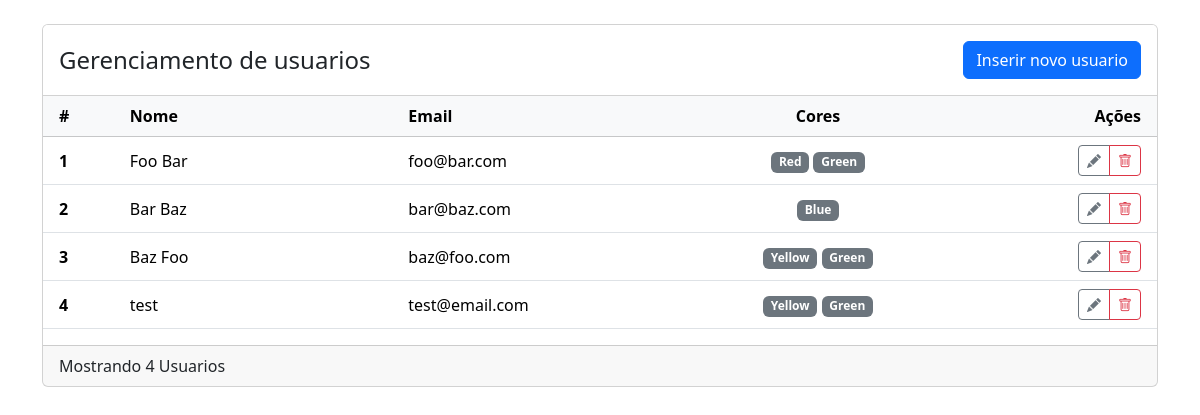
Before: / with the older database file.
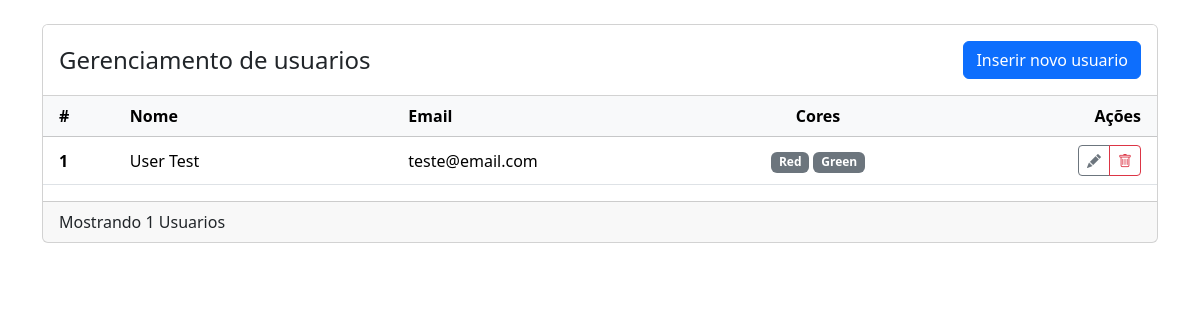
After: the same page with the newer database file.
### tables this page shows
CREATE TABLE users(
    id INTEGER PRIMARY KEY,
    name varchar(100) NOT NULL,
    email varchar(100) NOT NULL
);

CREATE TABLE colors(

    id INTEGER PRIMARY KEY,
    name varchar(50) NOT NULL
);

### src/Domain/Dao/UserDao.php (called while the page is built, shortened)
<?php
class UserDao
{
    private PDO $conn;
    public function __construct(Connection $conn)
    {
        $this->conn = $conn->getConnection();
    }
    public function all(): array
    {
        $sql = "SELECT u.id as userId,
                       c.id AS colorId,
                       u.name AS username,
                       u.email,
                       c.name AS colorname
                FROM users AS u
                LEFT JOIN user_colors AS uc ON u.id = uc.user_id
                LEFT JOIN colors AS c ON uc.color_id = c.id;
                ";
        $stmt = $this->conn->query($sql);
        $data = $stmt->fetchAll();
        return $this->createObj($data);
    }
    private function createObj(array $data): array
    {
        $userList = [];
        foreach ($data as $row) {
            if (!array_key_exists($row['userId'], $userList)) {
                $user = new User($row['username'], $row['email']);
                $user->setId($row['userId']);
                $userList[$row['userId']] = $user;
            }
            if (!empty($row["colorId"]) && !empty($row["colorname"])) {
                $color = new Color($row['colorname']);
                $color->setId($row['colorId']);
                $userList[$row['userId']]->setColor($color);
            }
        }
        return $userList;
    }
}

### src/Core/Database/Connection.php (called while the page is built, shortened)
<?php
class Connection {
    private string $databaseFile;
    private PDO $connection;
    public function __construct()
    {
        $this->databaseFile = realpath(__DIR__ . "/../../../database/db.sqlite");
    }
    private function connect()
    {
        $pdo = new PDO("sqlite:{$this->databaseFile}");
        $pdo->setAttribute(PDO::ATTR_DEFAULT_FETCH_MODE, PDO::FETCH_ASSOC);
        return $this->connection = $pdo;
    }
    public function getConnection()
    {
        return $this->connection ?: $this->connection = $this->connect();
    }
}

### src/Core/Router/Route.php (called while the page is built, shortened)
<?php
class Route
{
    private string $routesKey;
    private array $routes;
    public function __construct(array $routes)
    {
        $this->routes = $routes;
    }
    public function handler(): void
    {
        $pathInfo = parse_url($_SERVER["REQUEST_URI"], PHP_URL_PATH);
        $method = $_SERVER["REQUEST_METHOD"];
        $this->routesKey = "$method|$pathInfo";
    }
    public function dispatch()
    {
        [$class, $method] = $this->routes[$this->routesKey];
        return $class->{$method}();
    }
}

### public/index.php (called while the page is built, shortened)
<?php
$routes = require_once __DIR__ . '/../config/routes.php';
$router = new Route($routes);
$router->dispatch();

### src/Domain/Model/Color.php (called while the page is built, shortened)
<?php
class Color
{
    private ?int $id;
    public function __construct(string|null $colorName = null)
    {
        $this->colorName = $colorName;
    }
    public function getId(): int
    {
        return $this->id;
    }
    public function setId(?int $id): void
    {
        $this->id = $id;
    }
}

### src/Domain/Model/User.php (called while the page is built, shortened)
<?php
class User
{
    private int $id;
    public array $color = [];
    public function __construct(string $name, string $email)
    {
        $this->name = $name;
        $this->email = $email;
    }
    public function setId(int $id): void
    {
        $this->id = $id;
    }
    public function getId(): int
    {
        return $this->id;
    }
    public function getColor(): array
    {
        $colorIdCollection = [];
        foreach ($this->color as $color) {
            $colorIdCollection[$color->getId()] = $color->colorName ?? null;
        }
        return $colorIdCollection;
    }
    public function setColor(Color $color): void
    {
        $this->color[$color->getId()] = $color;
    }
}

### src/Core/TemplateEngine/Renderer.php (called while the page is built, shortened)
<?php
trait Renderer
{
    public function render(string $templateName, array $data = []): false|string
    {
        extract($data);
        require_once self::TEMPLATE_PATH . $templateName;
        return ob_get_clean();
    }
}

### views/home.php (the view, shortened to what this page needs)
<?php require "includes/head.php";
?>
<body >
    <main class="container py-4">
        <div class="card">
            <div class="card-header bg-white d-flex justify-content-between align-items-center py-3">
                <h4 class=" mb-0">Gerenciamento de usuarios</h4>
                <a class="btn btn-primary" href="/insert-user">Inserir novo usuario</a>
            </div>
            <div class="card-body p-0">
                <table class="table table-hover">
                    <thead>
                        <tr class="table-light">
                            <th scope="col" class="ps-3">#</th>
                            <th scope="col">Nome</th>
                            <th scope="col">Email</th>
                            <th scope="col" class="text-center">Cores</th>
                            <th scope="col" class="text-end pe-3">Ações</th>
                        </tr>
                    </thead>
                    <tbody>
                        <?php if (count($users) > 0): ?>
                            <?php foreach ($users as $user): ?>
                                <tr class="align-middle">
                                    <th scope="row" class="ps-3"><?= htmlspecialchars($user->getId()) ?></th>
                                    <td class="w-25"><?= htmlspecialchars($user->name) ?></td>
                                    <td class="w-25"><?= htmlspecialchars($user->email) ?></td>
                                    <td class="w-25 text-center">
                                    <?php foreach ($user->getColor() as $userColor): ?>
                                        <span class="badge bg-secondary"><?= $userColor ?? null; ?></span>
                                    <?php endforeach; ?>
                                    </td>
                                    <td class="text-end pe-3">
                                        <div class="btn-group">
                                            <a href="/update-user?id=<?= htmlspecialchars($user->getId()) ?>" class="btn btn-sm btn-outline-secondary" title="Edit user">
                                                <i class="bi bi-pencil-fill"></i>
                                            </a>
                                            <button type="button" class="btn btn-sm btn-outline-danger delete-btn"
                                                    data-bs-toggle="modal"
                                                    data-bs-target="#<?= htmlspecialchars($user->getId()) ?>"
                                                    title="Delete user">
                                                <i class="bi bi-trash"></i>
                                            </button>
                                        </div>
                                    </td>
                                </tr>
                            <?php endforeach; ?>
                        <?php endif; ?>
                    </tbody>
                </table>
            </div>
            <div class="card-footer pb-0">
                <p class="mb-2">Mostrando <?= count($users) ?> Usuarios</p>
            </div>
        </div>
    </main>
<?php include "includes/end-file.php" ?>

### src/Domain/Controller/UserController.php (shortened to what this page needs)
<?php
class UserController
{
    private UserDao $userDao;
    public function __construct(UserService $userService, UserDao $userDao)
    {
        $this->userDao = $userDao;
    }
    public function index(): void
    {
        $data = $this->userDao->all();
        echo $this->render('home.php', [
            "users" => $data
        ]);
    }
}

### views/includes/head.php (shortened to what this page needs)
<!doctype html>
<html lang="pt_br">
<head>
    <link href="https://cdn.jsdelivr.net/npm/bootstrap@5.3.6/dist/css/bootstrap.min.css" rel="stylesheet">
    <link rel="stylesheet" href="https://cdn.jsdelivr.net/npm/bootstrap-icons@1.13.1/font/bootstrap-icons.min.css">
    <link rel="stylesheet" href="./css/styles.css">
</head>

### views/includes/end-file.php (shortened to what this page needs)
</body>
</html>

### public/css/styles.css (style rules this page uses)
html { height: 100vh; }

Changed rows visible on the page:
removed users: id "2", name "Bar Baz", email "bar@baz.com", colors.id "Blue"
removed users: id "3", name "Baz Foo", email "baz@foo.com", userColor "Yellow", userColor "Green", shown under "Gerenciamento de usuarios"
removed users: id "4", name "test", email "test@email.com", userColor "Yellow", userColor "Green", shown under "Gerenciamento de usuarios"
changed users id 1: name "Foo Bar" → "User Test"; email "foo@bar.com" → "teste@email.com"
Other visible differences:
count($users): "4" → "1"
